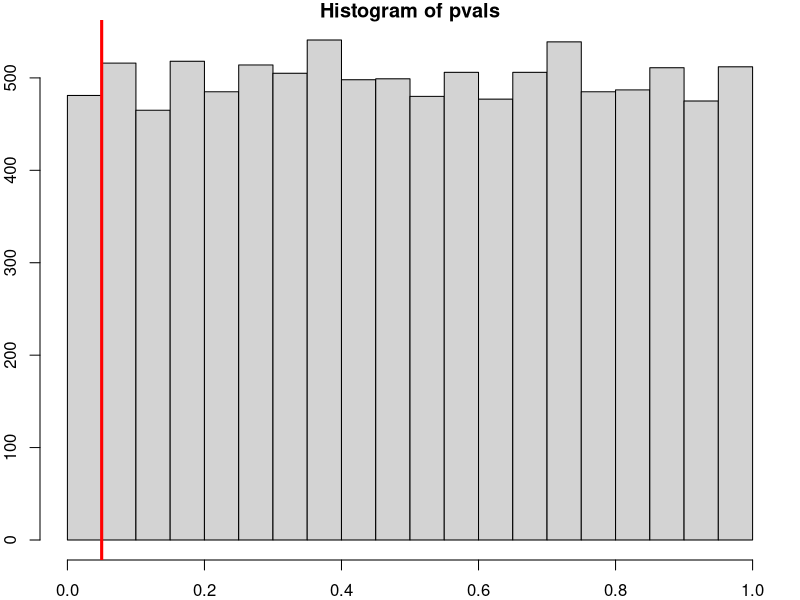

R code for this plot:
## ---- chunk 1
knitr::opts_chunk$set(echo = FALSE)
## ---- chunk 2
set.seed(21); par(mar = c(2,2,1,1)) # unimportant
## set an empty vector, to be filled with p-values
pvals <- c() 

for(i in 1:10000){ # repeat 10,000 times
    # Simulate 30 normal values with a population mean of 0 and sd of 1
    newsample <- rnorm(n = 30, mean = 0, sd = 1)
    # Test whether the population mean is 0
    newsample_mean <- mean(newsample)
    newsample_sd <- 1/sqrt(30) # Assuming population sd is known
    my_z_test <- 2 * (1 - pnorm(abs(newsample_mean), mean = 0, sd = newsample_sd))
    # record the p-value (the output of t.test has some hidden values)
    pvals[i] <- my_z_test
}
## Testing at the 5% level
sum(pvals < 0.05) / length(pvals) # should be close to 0.05
## ---- chunk 3
## Fun fact: under the null hyothesis, all p-values are equally likely
## this fun fact is not relevant to this course.
hist(pvals, breaks = seq(0, 1, 0.05))
abline(v = 0.05, col = "red", lwd = 3)
## ---- chunk 4
## Set parameters
mu <- 0 # don't change this, but change the other parameters
mu_0 <- 0.1
sigma <- 0.5
n <- 50

## Record p-vals
p_vals <- c()
for(i in 1:10000){
    newsample <- rnorm(n, mu, sigma)
    p_vals[i] <- 2 * (1 - pnorm(abs(mean(newsample)), 0, sigma/sqrt(n)))
}
## The proportion of times the null was (correctly) rejected
mean(p_vals < 0.05) # Power
mean(p_vals > 0.05) # P(Type 2 Error)
## ---- chunk 5
1 - dbinom(0, size = 10, prob = 0.05)
## ---- chunk 6
1 - dbinom(0, size = 10, prob = 0.05)
